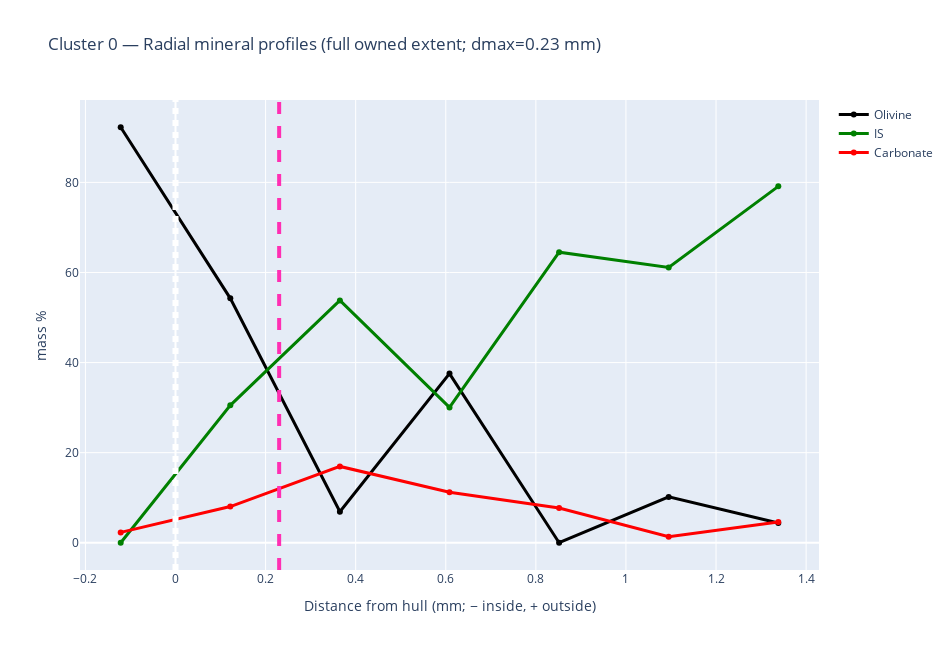
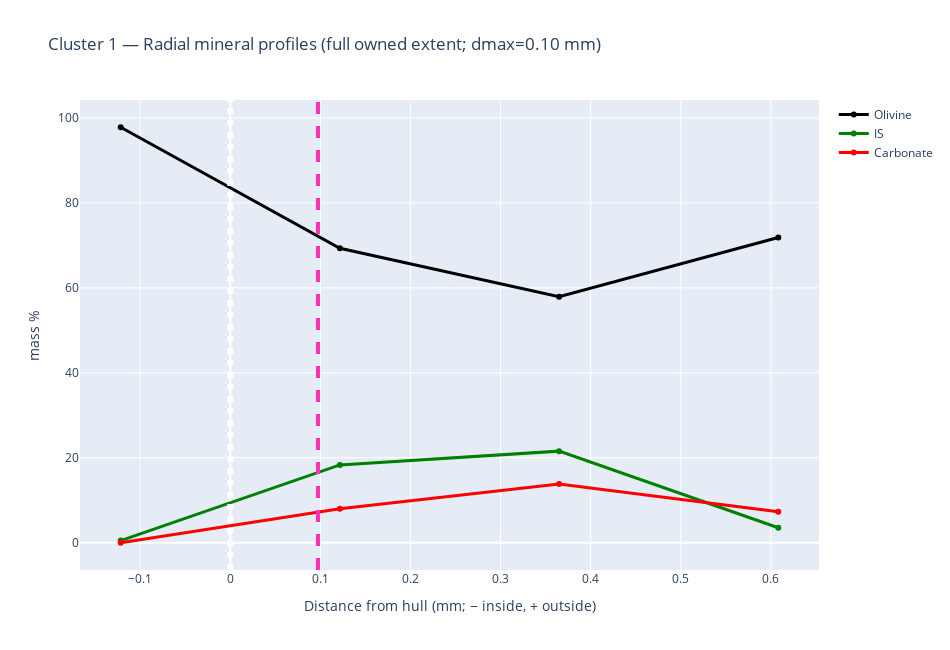
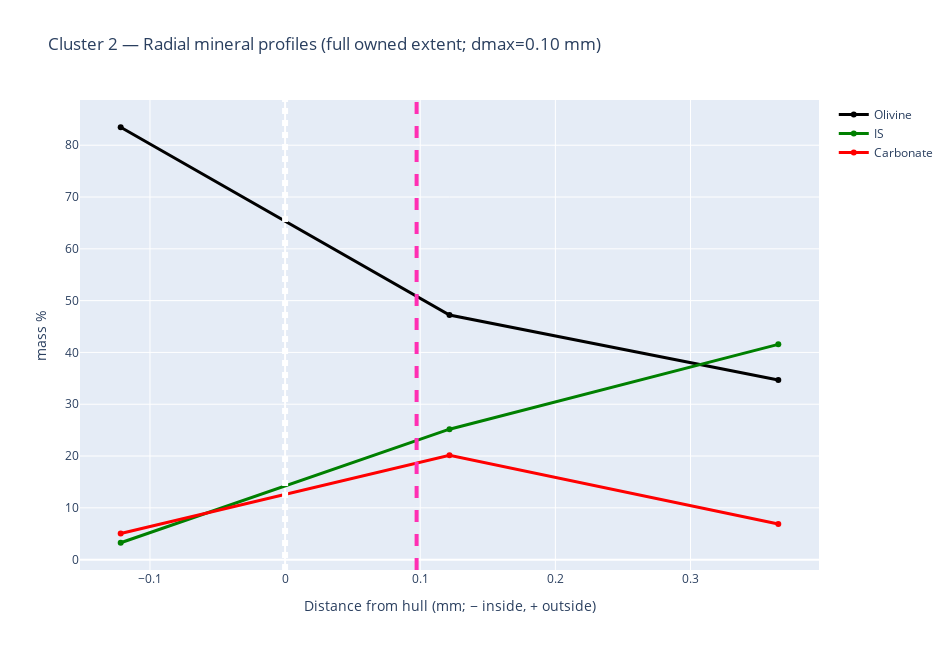
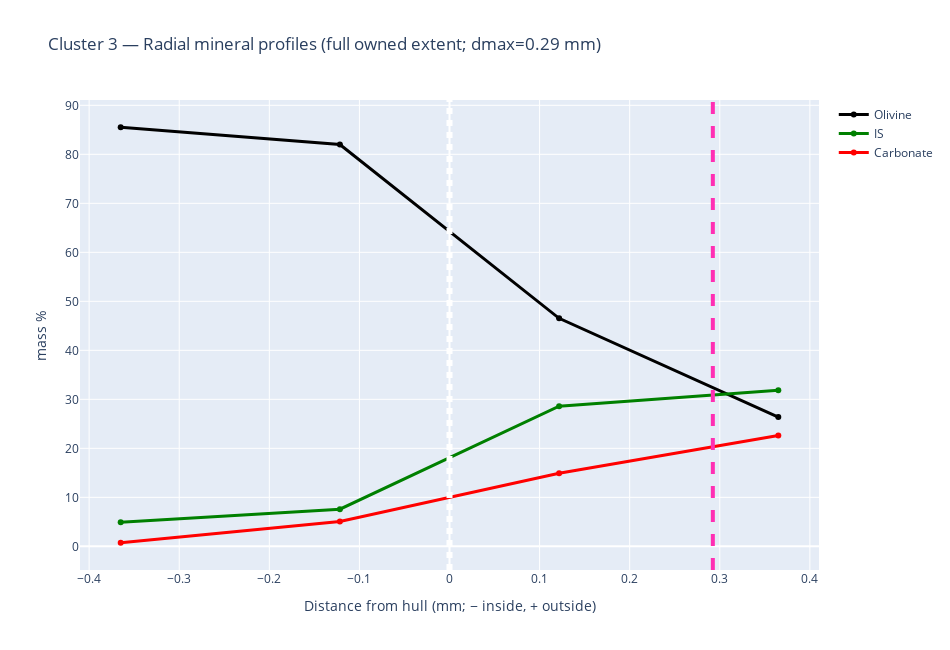

Here is the notebook cell these charts were saved with, in order:
### Markdown cell above
## 7) Radial Plots with Dmax Cutoff Annotated

### Code cell
import numpy as np
import pandas as pd
import plotly.graph_objects as go
import os

MM_PER_M = 1000.0  # meters -> mm

def plot_each_cluster_profiles_with_dmax_marker(df: pd.DataFrame,
                                                hulls: dict,
                                                dmax_mm_by_cluster: dict[int, float],
                                                bin_width_m: float = None,
                                                min_pts_per_bin: int = 1,
                                                save_dir: str = None,
                                                show: bool = True):
    # ownership + signed distance (same as radial pipeline)
    hulls_prep = _prep_hulls_XY(hulls, df)
    d_signed, owner = _signed_and_owner_distances(df, hulls_prep)

    df2 = df.copy()
    df2["owner_cid"] = owner.astype(int)
    df2["d_m"] = d_signed.astype(float)

    # keep only owned points
    df2 = df2[df2["owner_cid"] >= 0].copy()

    # bin width (meters)
    if bin_width_m is None:
        bin_width_m = _suggest_bin_width_xyz(df2)

    # mineral columns (mass %)
    col_is = MINERAL_COLS["IS"]
    col_c  = MINERAL_COLS["Carb"]
    col_ol = MINERAL_COLS["Ol"]

    clusters = sorted(int(c) for c in df2["owner_cid"].unique())
    figs = {}

    if save_dir is not None:
        os.makedirs(save_dir, exist_ok=True)

    for cid in clusters:
        part = df2[df2["owner_cid"] == cid].copy()
        if part.empty:
            continue

        # bin by signed distance
        k = np.floor(part["d_m"].to_numpy(float) / bin_width_m).astype(int)
        part["_bid"] = k

        means = part.groupby("_bid")[[col_c, col_is, col_ol]].mean()
        counts = part.groupby("_bid").size()

        # optionally drop sparse bins
        if min_pts_per_bin > 1:
            keep_bins = counts[counts >= min_pts_per_bin].index
            means = means.loc[keep_bins]

        if means.empty:
            continue

        # bin centers in meters -> mm
        d_centers_m = (means.index.to_numpy(float) + 0.5) * bin_width_m
        x_mm = d_centers_m * MM_PER_M

        # y arrays
        y_c  = means[col_c].to_numpy(float)
        y_is = means[col_is].to_numpy(float)
        y_ol = means[col_ol].to_numpy(float)

        # sort by x
        s = np.argsort(x_mm)
        x_mm = x_mm[s]
        y_c, y_is, y_ol = y_c[s], y_is[s], y_ol[s]

        fig = go.Figure()

        # x=0 thick dotted white line
        fig.add_shape(
            type="line",
            x0=0, x1=0, yref="paper", y0=0, y1=1,
            line=dict(color="white", dash="dot", width=6)
        )

        # lines (now thicker / fully opaque, since it's a single cluster)
        fig.add_trace(go.Scatter(
            x=x_mm, y=y_ol, mode="lines+markers",
            line=dict(color="black", width=3),
            marker=dict(size=6, color="black"),
            name="Olivine",
            hovertemplate=f"Cluster {cid}<br>x=%{{x:.2f}} mm<br>Oliv=%{{y:.2f}}%<extra></extra>"
        ))
        fig.add_trace(go.Scatter(
            x=x_mm, y=y_is, mode="lines+markers",
            line=dict(color="green", width=3),
            marker=dict(size=6, color="green"),
            name="IS",
            hovertemplate=f"Cluster {cid}<br>x=%{{x:.2f}} mm<br>IS=%{{y:.2f}}%<extra></extra>"
        ))
        fig.add_trace(go.Scatter(
            x=x_mm, y=y_c, mode="lines+markers",
            line=dict(color="red", width=3),
            marker=dict(size=6, color="red"),
            name="Carbonate",
            hovertemplate=f"Cluster {cid}<br>x=%{{x:.2f}} mm<br>Carb=%{{y:.2f}}%<extra></extra>"
        ))

        # dmax vertical dashed magenta line (if within x-range)
        dmax_mm = float(dmax_mm_by_cluster.get(cid, np.nan))
        if np.isfinite(dmax_mm):
            xmin, xmax = float(np.nanmin(x_mm)), float(np.nanmax(x_mm))
            if (dmax_mm >= xmin) and (dmax_mm <= xmax):
                fig.add_shape(
                    type="line",
                    x0=dmax_mm,
                    x1=dmax_mm,
                    yref="paper",
                    y0=0,
                    y1=1,
                    line=dict(color="#ff2fb3", dash="dash", width=4)
                )

        # layout
        dmax_str = f"{dmax_mm:.2f} mm" if np.isfinite(dmax_mm) else "N/A"
        fig.update_layout(
            title=f"Cluster {cid} — Radial mineral profiles (full owned extent; dmax={dmax_str})",
            xaxis_title="Distance from hull (mm; − inside, + outside)",
            yaxis_title="mass %",
            width=950,
            height=650,
            legend_title=""
        )

        if save_dir is not None:
            outpath = os.path.join(save_dir, f"cluster_{cid:03d}_radial_profiles_full_extent.png")
            fig.write_image(outpath, width=1400, height=900, scale=2)

        if show:
            fig.show()

        figs[cid] = (fig, float(bin_width_m))

    print(f"Rendered {len(figs)} cluster plot(s). Bin width used: {bin_width_m * MM_PER_M:.3f} mm")
    if save_dir is not None:
        print("Saved to:", save_dir)

    return figs

# --- Run (set save_dir if you want images written) ---
cluster_figs = plot_each_cluster_profiles_with_dmax_marker(
    df=df,
    hulls=hulls,
    dmax_mm_by_cluster=D_MAX_MM_BY_CLUSTER,
    bin_width_m=None,      # uses your _suggest_bin_width_xyz
    min_pts_per_bin=1,
    save_dir=None,         # e.g., outdir_root
    show=True
)

### Figure 1 — Plotly figure (JSON) as saved in the notebook; plotly's stock layout.template omitted (floating-point values rounded to 4 significant figures)
{"data": [{"hovertemplate": "Cluster 0<br>x=%{x:.2f} mm<br>Oliv=%{y:.2f}%<extra></extra>", "line": {"color": "black", "width": 3}, "marker": {"color": "black", "size": 6}, "mode": "lines+markers", "name": "Olivine", "type": "scatter", "x": [-0.1217, 0.1217, 0.365, 0.6083, 0.8516, 1.095, 1.338], "y": [92.24, 54.26, 6.908, 37.56, 0.0, 10.18, 4.377]}, {"hovertemplate": "Cluster 0<br>x=%{x:.2f} mm<br>IS=%{y:.2f}%<extra></extra>", "line": {"color": "green", "width": 3}, "marker": {"color": "green", "size": 6}, "mode": "lines+markers", "name": "IS", "type": "scatter", "x": [-0.1217, 0.1217, 0.365, 0.6083, 0.8516, 1.095, 1.338], "y": [0.0, 30.5, 53.8, 30.05, 64.51, 61.13, 79.12]}, {"hovertemplate": "Cluster 0<br>x=%{x:.2f} mm<br>Carb=%{y:.2f}%<extra></extra>", "line": {"color": "red", "width": 3}, "marker": {"color": "red", "size": 6}, "mode": "lines+markers", "name": "Carbonate", "type": "scatter", "x": [-0.1217, 0.1217, 0.365, 0.6083, 0.8516, 1.095, 1.338], "y": [2.297, 8.034, 16.94, 11.23, 7.727, 1.351, 4.588]}], "layout": {"height": 650, "legend": {"title": {"text": ""}}, "shapes": [{"line": {"color": "white", "dash": "dot", "width": 6}, "type": "line", "x0": 0, "x1": 0, "y0": 0, "y1": 1, "yref": "paper"}, {"line": {"color": "#ff2fb3", "dash": "dash", "width": 4}, "type": "line", "x0": 0.2301, "x1": 0.2301, "y0": 0, "y1": 1, "yref": "paper"}], "title": {"text": "Cluster 0 — Radial mineral profiles (full owned extent; dmax=0.23 mm)"}, "width": 950, "xaxis": {"title": {"text": "Distance from hull (mm; − inside, + outside)"}}, "yaxis": {"title": {"text": "mass %"}}}}

### Figure 2 — Plotly figure (JSON) as saved in the notebook; plotly's stock layout.template omitted (floating-point values rounded to 4 significant figures)
{"data": [{"hovertemplate": "Cluster 1<br>x=%{x:.2f} mm<br>Oliv=%{y:.2f}%<extra></extra>", "line": {"color": "black", "width": 3}, "marker": {"color": "black", "size": 6}, "mode": "lines+markers", "name": "Olivine", "type": "scatter", "x": [-0.1217, 0.1217, 0.365, 0.6083], "y": [97.8, 69.32, 57.89, 71.83]}, {"hovertemplate": "Cluster 1<br>x=%{x:.2f} mm<br>IS=%{y:.2f}%<extra></extra>", "line": {"color": "green", "width": 3}, "marker": {"color": "green", "size": 6}, "mode": "lines+markers", "name": "IS", "type": "scatter", "x": [-0.1217, 0.1217, 0.365, 0.6083], "y": [0.5082, 18.31, 21.57, 3.537]}, {"hovertemplate": "Cluster 1<br>x=%{x:.2f} mm<br>Carb=%{y:.2f}%<extra></extra>", "line": {"color": "red", "width": 3}, "marker": {"color": "red", "size": 6}, "mode": "lines+markers", "name": "Carbonate", "type": "scatter", "x": [-0.1217, 0.1217, 0.365, 0.6083], "y": [0.0, 8.003, 13.81, 7.307]}], "layout": {"height": 650, "legend": {"title": {"text": ""}}, "shapes": [{"line": {"color": "white", "dash": "dot", "width": 6}, "type": "line", "x0": 0, "x1": 0, "y0": 0, "y1": 1, "yref": "paper"}, {"line": {"color": "#ff2fb3", "dash": "dash", "width": 4}, "type": "line", "x0": 0.09731, "x1": 0.09731, "y0": 0, "y1": 1, "yref": "paper"}], "title": {"text": "Cluster 1 — Radial mineral profiles (full owned extent; dmax=0.10 mm)"}, "width": 950, "xaxis": {"title": {"text": "Distance from hull (mm; − inside, + outside)"}}, "yaxis": {"title": {"text": "mass %"}}}}

### Figure 3 — Plotly figure (JSON) as saved in the notebook; plotly's stock layout.template omitted (floating-point values rounded to 4 significant figures)
{"data": [{"hovertemplate": "Cluster 2<br>x=%{x:.2f} mm<br>Oliv=%{y:.2f}%<extra></extra>", "line": {"color": "black", "width": 3}, "marker": {"color": "black", "size": 6}, "mode": "lines+markers", "name": "Olivine", "type": "scatter", "x": [-0.1217, 0.1217, 0.365], "y": [83.47, 47.22, 34.67]}, {"hovertemplate": "Cluster 2<br>x=%{x:.2f} mm<br>IS=%{y:.2f}%<extra></extra>", "line": {"color": "green", "width": 3}, "marker": {"color": "green", "size": 6}, "mode": "lines+markers", "name": "IS", "type": "scatter", "x": [-0.1217, 0.1217, 0.365], "y": [3.261, 25.18, 41.56]}, {"hovertemplate": "Cluster 2<br>x=%{x:.2f} mm<br>Carb=%{y:.2f}%<extra></extra>", "line": {"color": "red", "width": 3}, "marker": {"color": "red", "size": 6}, "mode": "lines+markers", "name": "Carbonate", "type": "scatter", "x": [-0.1217, 0.1217, 0.365], "y": [5.047, 20.16, 6.893]}], "layout": {"height": 650, "legend": {"title": {"text": ""}}, "shapes": [{"line": {"color": "white", "dash": "dot", "width": 6}, "type": "line", "x0": 0, "x1": 0, "y0": 0, "y1": 1, "yref": "paper"}, {"line": {"color": "#ff2fb3", "dash": "dash", "width": 4}, "type": "line", "x0": 0.09731, "x1": 0.09731, "y0": 0, "y1": 1, "yref": "paper"}], "title": {"text": "Cluster 2 — Radial mineral profiles (full owned extent; dmax=0.10 mm)"}, "width": 950, "xaxis": {"title": {"text": "Distance from hull (mm; − inside, + outside)"}}, "yaxis": {"title": {"text": "mass %"}}}}

### Figure 4 — Plotly figure (JSON) as saved in the notebook; plotly's stock layout.template omitted (floating-point values rounded to 4 significant figures)
{"data": [{"hovertemplate": "Cluster 3<br>x=%{x:.2f} mm<br>Oliv=%{y:.2f}%<extra></extra>", "line": {"color": "black", "width": 3}, "marker": {"color": "black", "size": 6}, "mode": "lines+markers", "name": "Olivine", "type": "scatter", "x": [-0.365, -0.1217, 0.1217, 0.365], "y": [85.52, 81.99, 46.53, 26.38]}, {"hovertemplate": "Cluster 3<br>x=%{x:.2f} mm<br>IS=%{y:.2f}%<extra></extra>", "line": {"color": "green", "width": 3}, "marker": {"color": "green", "size": 6}, "mode": "lines+markers", "name": "IS", "type": "scatter", "x": [-0.365, -0.1217, 0.1217, 0.365], "y": [4.917, 7.577, 28.61, 31.86]}, {"hovertemplate": "Cluster 3<br>x=%{x:.2f} mm<br>Carb=%{y:.2f}%<extra></extra>", "line": {"color": "red", "width": 3}, "marker": {"color": "red", "size": 6}, "mode": "lines+markers", "name": "Carbonate", "type": "scatter", "x": [-0.365, -0.1217, 0.1217, 0.365], "y": [0.7345, 5.092, 14.9, 22.64]}], "layout": {"height": 650, "legend": {"title": {"text": ""}}, "shapes": [{"line": {"color": "white", "dash": "dot", "width": 6}, "type": "line", "x0": 0, "x1": 0, "y0": 0, "y1": 1, "yref": "paper"}, {"line": {"color": "#ff2fb3", "dash": "dash", "width": 4}, "type": "line", "x0": 0.2923, "x1": 0.2923, "y0": 0, "y1": 1, "yref": "paper"}], "title": {"text": "Cluster 3 — Radial mineral profiles (full owned extent; dmax=0.29 mm)"}, "width": 950, "xaxis": {"title": {"text": "Distance from hull (mm; − inside, + outside)"}}, "yaxis": {"title": {"text": "mass %"}}}}
